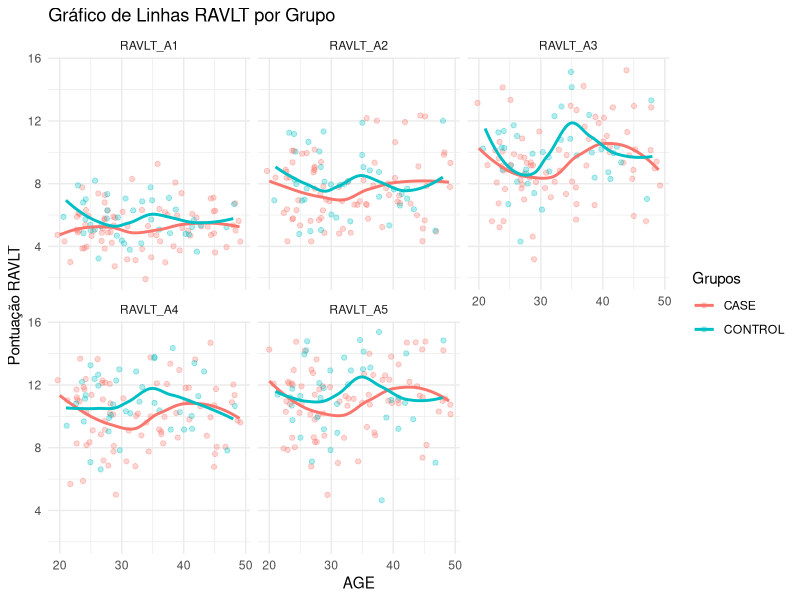

Source code (R):
## ---- chunk 1
#install.packages('reshape2')

library(ggplot2)
library(dplyr)
library(readxl)
library(reshape2)

getwd()


df <- read_excel("BPAs_FDTs_ RAVLTs_EscoreZ.xlsx", sheet = 3)

colnames(df)

df.RAVLTs <- df %>% select(GROUP,AGE,RAVLT_A1,RAVLT_A2,RAVLT_A3,RAVLT_A4,RAVLT_A5)


df.melted <- melt(df.RAVLTs, id.vars = c("AGE", "GROUP"), variable.name = "Variável", value.name = "Pontuação")

# Criar o gráfico de linhas
p <- ggplot(df.melted, aes(x = AGE, y = Pontuação, color = GROUP)) +
  geom_point(alpha=0.3, position = "jitter") +
  stat_smooth( method = "loess", span = 0.8, se = F)+
  labs(title = "Gráfico de Linhas RAVLT por Grupo",
       x = "AGE",
       y = "Pontuação RAVLT",
       color = "Grupos") +
  facet_wrap(~ Variável) +  # Separação por GROUP (caso e controle)
  theme_minimal()



p
